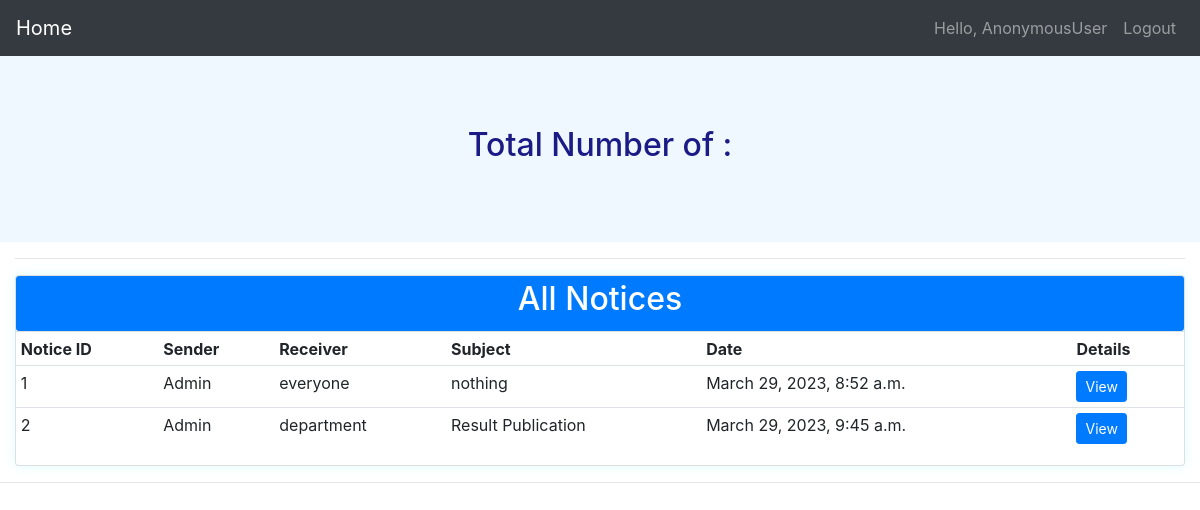
Screenshot of /admin_notice_list/ with the database file from the repository.
### app1/models.py (models this page shows, shortened)
class AdminNotice(models.Model):
    RECEIVER=(
        ('everyone','everyone'),
        ('department','department'),
    )
    sender=models.CharField(max_length=30,null=False,default="Admin")
    receiver=models.CharField(max_length=20, null=True, choices=RECEIVER)
    reveiver_dept=models.ForeignKey(Department,null=True,on_delete=models.SET_NULL,blank=True)
    subject = models.CharField(max_length=200)
    body = models.TextField()
    date_sent = models.DateTimeField(auto_now_add=True)

### app1/views.py (the view)
# urls.py: path('admin_notice_list/',views.admin_notice_list,name="admin_notice_list"),
def admin_notice_list(request):
    notices = AdminNotice.objects.all()
    context = {'notices': notices}  # use parentheses instead of curly braces
    return render(request, 'app1/admin_notice_list.html', context)

### app1/templates/app1/admin_notice_list.html (shortened to what this page needs)
{% extends 'app1/main.html' %}
{%block content%}
<div class="container-sm" id="header" style="background-color:aliceblue;">
    <h2>Total Number of {{title}}: {{total_std}}</h2>
</div>
<div class="col-md">
          <hr>
          <div class="card card_body" style="font-size:">
              <div class ="btn-primary btn-sm btn-block" style="text-align:center;"><h2>All Notices</h2></div>
              <table class="table table-sm">
                  <tr>
                       <th>Notice ID</th>
                       <th>Sender</th>
                       <th>Receiver</th>
                       <th>Subject</th>
                       <th>Date</th>
                       <th>Details</th>
                  </tr>
                  {%for notice in notices%}
                        <tr>
                           <td>{{notice.id}}</td>
                           <td>{{notice.sender}}</td>
                           <td>{{notice.receiver}}</td>
                           <td>{{notice.subject}}</td>
                           <td>{{notice.date_sent}}</td>
                           <td><a class="btn btn-primary btn-sm" href="">View</a></td>
                        </tr>
                  {%endfor%}
                </table>
         </div>
</div>
{%endblock%}

### static/css/department.css (style rules this page uses)
body { background-color: rgb(211, 250, 235); }

### static/css/studentinfo.css (style rules this page uses)
body { background-color: #afc4e4; }
#header { background-color: #7ce9bc; text-align:center; color:rgb(27, 27, 134); padding: 70px; }

### static/css/dept_form.css (style rules this page uses)
body { background-color: #f5f5f5; font-family: Arial, sans-serif; }
.card { box-shadow: 0 0 10px rgba(201, 248, 248, 0.61); }

### rows the page displays
AdminNotice: id "1", sender "Admin", receiver "everyone", subject "nothing", date_sent "March 29, 2023, 8:52 a.m."
AdminNotice: id "2", sender "Admin", receiver "department", subject "Result Publication", date_sent "March 29, 2023, 9:45 a.m."

### other values shown
{{ request.user }} "AnonymousUser"
